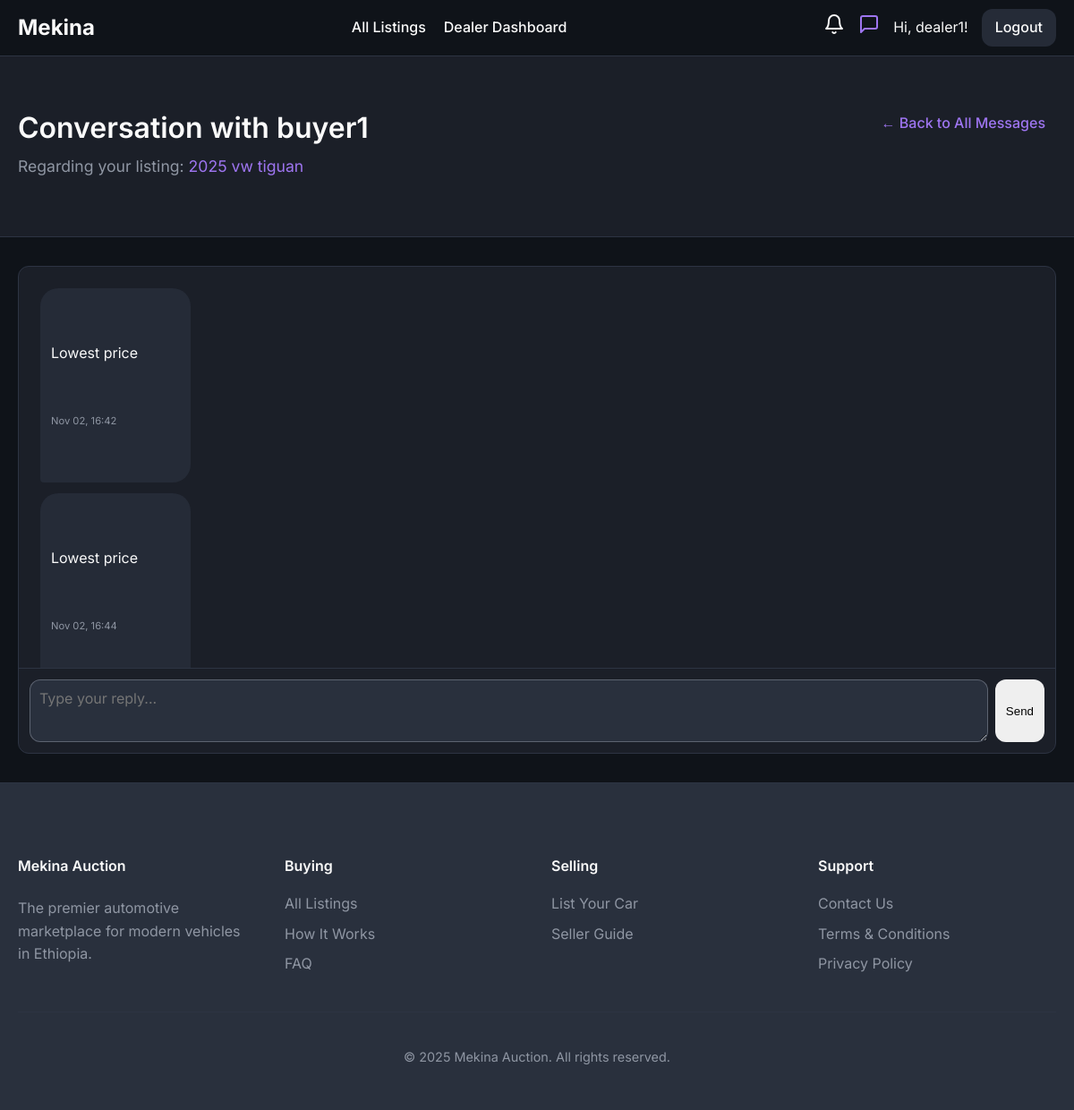
Page /dealer/messages/2?notification_id=80 (signed in) on the committed database.
### models/user.py (models this page shows, shortened)
class User(UserMixin, db.Model):
    id = db.Column(db.Integer, primary_key=True)
    username = db.Column(db.String(64), index=True, unique=True, nullable=False)
    email = db.Column(db.String(120), index=True, unique=True, nullable=False)
    phone_number = db.Column(db.String(20), nullable=True)
    password_hash = db.Column(db.String(128))
    is_admin = db.Column(db.Boolean, default=False)
    is_dealer = db.Column(db.Boolean, default=False)
    is_rental_company = db.Column(db.Boolean, default=False)
    is_verified = db.Column(db.Boolean, default=False) # For verified dealers
    points = db.Column(db.Integer, nullable=False, default=5) # Points for dealers to bid
    cars = db.relationship('Car', backref='owner', lazy='dynamic')
    bids = db.relationship('Bid', backref='bidder', lazy='dynamic')
    dealer_bids = db.relationship('DealerBid', backref='dealer', lazy='dynamic')
    car_requests = db.relationship('CarRequest', backref='customer', lazy='dynamic')
    ratings_given = db.relationship('DealerRating', foreign_keys='DealerRating.buyer_id', back_populates='buyer', lazy='dynamic')
    ratings_received = db.relationship('DealerRating', foreign_keys='DealerRating.dealer_id', back_populates='dealer', lazy='dynamic')

### models/car.py (models this page shows, shortened)
class Car(db.Model):
    id = db.Column(db.Integer, primary_key=True)
    make = db.Column(db.String(64), nullable=False)
    model = db.Column(db.String(64), nullable=False)
    year = db.Column(db.Integer, nullable=False)
    description = db.Column(db.Text, nullable=True)
    owner_id = db.Column(db.Integer, db.ForeignKey('user.id'), nullable=False)
    service_history_url = db.Column(db.String(200), nullable=True)
    inspection_report_url = db.Column(db.String(200), nullable=True)
    is_approved = db.Column(db.Boolean, default=False, nullable=False)
    is_active = db.Column(db.Boolean, default=True, nullable=False)
    is_featured = db.Column(db.Boolean, default=False, nullable=False)
    is_bank_loan_available = db.Column(db.Boolean, default=False, nullable=False)
    transmission = db.Column(db.String(50))
    drivetrain = db.Column(db.String(50))
    mileage = db.Column(db.Integer)
    fuel_type = db.Column(db.String(50))
    condition = db.Column(db.String(50)) # e.g., New, Used
    body_type = db.Column(db.String(50), nullable=True) # e.g., SUV, Sedan
    listing_type = db.Column(db.String(50), default='auction', nullable=False) # 'auction', 'sale', 'rental'
    fixed_price = db.Column(db.Float, nullable=True) # For 'sale' listing_type
    auction = db.relationship('Auction', backref='car', uselist=False, cascade="all, delete-orphan")
    rental_listing = db.relationship('RentalListing', backref='car', uselist=False, cascade="all, delete-orphan")
    images = db.relationship('CarImage', backref='car', lazy=True, cascade="all, delete-orphan") # One-to-many relationship with CarImage
    equipment = db.relationship('Equipment', secondary=car_equipment_association, lazy='subquery', backref=db.backref('cars', lazy=True))

### models/chat_message.py (models this page shows)
class ChatMessage(db.Model):
    __tablename__ = 'chat_messages'
    id = db.Column(db.Integer, primary_key=True)
    body = db.Column(db.Text, nullable=False)
    original_body = db.Column(db.Text, nullable=True) # Store the unmasked message
    timestamp = db.Column(db.DateTime, nullable=False, default=datetime.utcnow)
    is_read = db.Column(db.Boolean, nullable=False, default=False)
    conversation_id = db.Column(db.Integer, db.ForeignKey('conversations.id'), nullable=False)
    sender_id = db.Column(db.Integer, db.ForeignKey('user.id'), nullable=False)
    conversation = db.relationship('Conversation', backref=db.backref('messages', lazy='dynamic', cascade="all, delete-orphan"))
    sender = db.relationship('User', backref='sent_chat_messages')

### routes/dealer.py (the view, shortened to what this page needs)
@dealer_bp.route('/messages/<int:conversation_id>', methods=['GET', 'POST'])
@login_required
@dealer_required
def view_conversation(conversation_id):
    conversation = Conversation.query.get_or_404(conversation_id)
    if conversation.dealer_id != current_user.id:
        abort(403)
    unread_messages = conversation.messages.filter_by(sender_id=conversation.buyer_id, is_read=False).all()
    return render_template('dealer_conversation_detail.html', conversation=conversation, ChatMessage=ChatMessage)

### routes/dealer.py (called while the page is built)
def dealer_required(f):
    @wraps(f)
    def decorated_function(*args, **kwargs):
        if not current_user.is_authenticated or not (current_user.is_dealer or current_user.is_admin):
            abort(403) # Forbidden
        if not current_user.is_admin and 'dealer_id' in kwargs and kwargs['dealer_id'] != current_user.id:
            abort(403)
        return f(*args, **kwargs)
    return decorated_function

### templates/dealer_conversation_detail.html (shortened to what this page needs)
{% extends "base.html" %}
{% block main_content %}
<div class="dashboard-full-width-container">
    <div class="dashboard-header-wrapper">
        <div class="container">
            <div class="dashboard-header">
                <div class="header-main">
                    <h1>Conversation with {{ conversation.buyer.username }}</h1>
                    <p>Regarding your listing: <a href="{{ url_for('main.car_detail', car_id=conversation.car.id) }}">{{ conversation.car.year }} {{ conversation.car.make }} {{ conversation.car.model }}</a></p>
                </div>
                <div class="header-actions">
                    <a href="{{ url_for('dealer.list_messages') }}" class="btn">&larr; Back to All Messages</a>
                </div>
            </div>
        </div>
    </div>
    <div class="container">
        <div class="chat-container">
            <div class="chat-history" id="chat-history">
                {% for message in conversation.messages.order_by('timestamp') %}
                    {% if message.sender_id == current_user.id %}
                        <div class="chat-message-wrapper sent-wrapper">
                            <div class="chat-message sent">
                                <p>{{ message.body }}</p>
                                <small>{{ message.timestamp.strftime('%b %d, %H:%M') }}</small>
                            </div>
                        </div>
                    {% else %}
                        <div class="chat-message-wrapper received-wrapper">
                            <div class="chat-message received">
                                <p>{{ message.body }}</p>
                                <small>{{ message.timestamp.strftime('%b %d, %H:%M') }}</small>
                            </div>
                        </div>
                    {% endif %}
                {% else %}
                    <p class="system-message">This is the beginning of your conversation.</p>
                {% endfor %}
            </div>
            <div class="chat-input-area">
                <form id="chat-form" data-car-id="{{ conversation.car.id }}">
                    <textarea name="message" id="chat-message-input" placeholder="Type your reply..." required></textarea>
                    <button type="submit" class="btn">Send</button>
                </form>
            </div>
        </div>
    </div>
</div>
{% endblock %}

### templates/base.html (shortened to what this page needs)
<!DOCTYPE html>
<html lang="en">
<head>
    <link rel="stylesheet" href="{{ url_for('static', filename='css/style.css', v=now.timestamp()) }}">
</head>
<body class="{% block body_class %}{% endblock %}">
    <nav>
        <a href="{{ url_for('main.home') }}" class="nav-brand">Mekina</a>
        <div class="nav-menu" id="nav-menu">
            <ul>
                {% if current_user.is_authenticated and current_user.is_admin %}
                    <li><a href="{{ url_for('admin.dashboard') }}" class="{{ 'active' if request.endpoint == 'admin.dashboard' }}">Dashboard</a></li>
                    <li><a href="{{ url_for('admin.rental_management') }}" class="{{ 'active' if request.endpoint == 'admin.rental_management' }}">Manage Rentals</a></li>
                    <li><a href="{{ url_for('admin.dealer_management') }}" class="{{ 'active' if request.endpoint == 'admin.dealer_management' }}">Manage Dealers</a></li>
                    <li><a href="{{ url_for('admin.user_management') }}" class="{{ 'active' if request.endpoint == 'admin.user_management' }}">Users</a></li>
                    <li><a href="{{ url_for('auctions.list_auctions') }}" class="{{ 'active' if request.endpoint == 'auctions.list_auctions' }}">Manage Listings</a></li>
                {% elif current_user.is_authenticated and current_user.is_rental_company %}
                    <li><a href="{{ url_for('rentals.dashboard') }}" class="{{ 'active' if request.endpoint == 'rentals.dashboard' }}">Rental Dashboard</a></li>
                {% elif current_user.is_authenticated and current_user.is_dealer %}
                    <li><a href="{{ url_for('main.all_listings') }}" class="{{ 'active' if request.endpoint == 'main.all_listings' }}">All Listings</a></li>
                    <li><a href="{{ url_for('dealer.dashboard') }}" class="{{ 'active' if request.endpoint == 'dealer.dashboard' }}">Dealer Dashboard</a></li>
                {% endif %}
            </ul>
            <div class="nav-right">
                {% if current_user.is_authenticated %}
                    <a href="{{ url_for('main.notifications') }}" class="desktop-icon-link notification-bell-link {% if request.endpoint == 'main.notifications' %}active{% endif %}">
                    </a>
                    {% if current_user.is_dealer %}
                        <a href="{{ url_for('dealer.list_messages') }}" class="desktop-icon-link {% if 'dealer.list_messages' in request.endpoint or 'dealer.view_conversation' in request.endpoint %}active{% endif %}">
                            <svg xmlns="http://www.w3.org/2000/svg" width="24" height="24" viewBox="0 0 24 24" fill="none" stroke="currentColor" stroke-width="2" stroke-linecap="round" stroke-linejoin="round" class="feather feather-message-square"><path d="M21 15a2 2 0 0 1-2 2H7l-4 4V5a2 2 0 0 1 2-2h14a2 2 0 0 1 2 2z"></path></svg>
                        </a>
                    {% endif %}
                    <span class="desktop-username">Hi, {{ current_user.username }}!</span>
                    <a href="{{ url_for('auth.logout') }}" class="nav-button">Logout</a>
                {% else %}
                    <a href="{{ url_for('auth.login') }}" class="nav-button">Login</a>
                    <a href="{{ url_for('auth.register') }}" class="nav-button">Register</a>
                {% endif %}
            </div>
        </div>
    </nav>
    {% block main_content %}{% endblock %}
    <footer class="site-footer">
        <div class="container">
            <div class="footer-content-grid">
                <div class="footer-brand">
                    <h4>Mekina Auction</h4>
                    <p>
                        The premier automotive marketplace for modern vehicles in Ethiopia.
                    </p>
                </div>
                <div class="footer-links">
                    <h4>Buying</h4>
                    <ul>
                        <li><a href="{{ url_for('main.all_listings') }}">All Listings</a></li>
                        <li><a href="{{ url_for('main.how_it_works') }}">How It Works</a></li>
                        <li><a href="#">FAQ</a></li>
                    </ul>
                </div>
                <div class="footer-links">
                    <h4>Selling</h4>
                    <ul>
                        <li><a href="{{ url_for('seller.submit_car') }}">List Your Car</a></li>
                        <li><a href="#">Seller Guide</a></li>
                    </ul>
                </div>
                <div class="footer-links">
                    <h4>Support</h4>
                    <ul>
                        <li><a href="#">Contact Us</a></li>
                        <li><a href="#">Terms & Conditions</a></li>
                        <li><a href="#">Privacy Policy</a></li>
                    </ul>
                </div>
            </div>
            <div class="footer-bottom">
                <p>&copy; {{ now.year }} Mekina Auction. All rights reserved.</p>
            </div>
        </div>
    </footer>
</body>
</html>

### rows in the picture
User: username "dealer1"
User: buyer.username "buyer1"
Car: car.year "2025", car.make "vw", car.model "tiguan"
ChatMessage: body "Lowest price", timestamp "Nov 02, 16:42"
ChatMessage: body "Lowest price", timestamp "Nov 02, 16:44"
